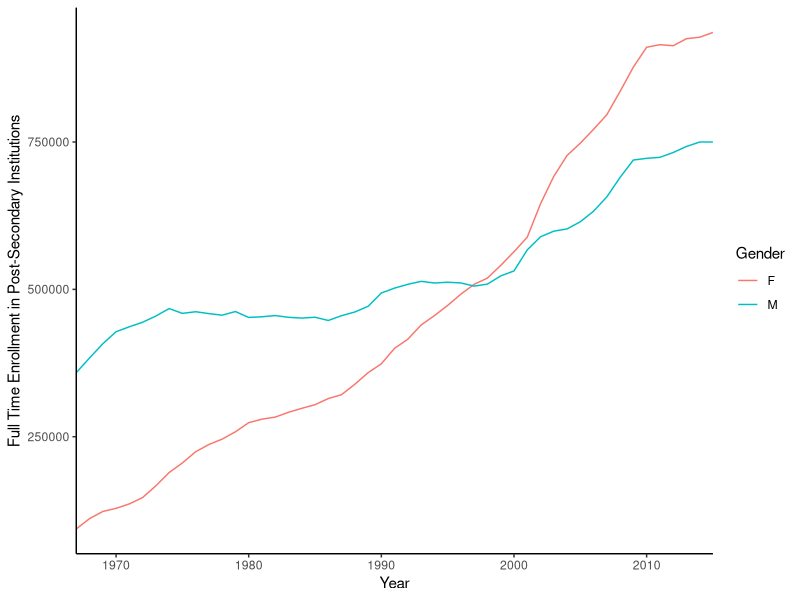
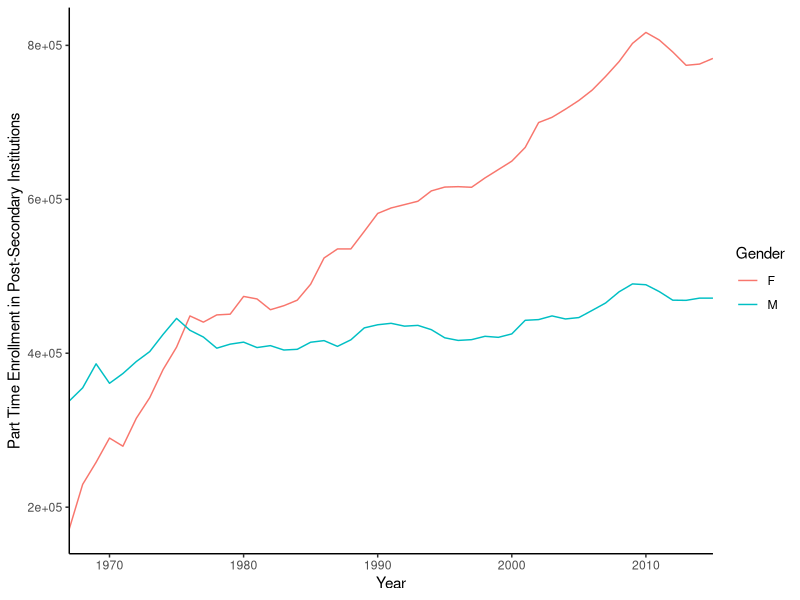
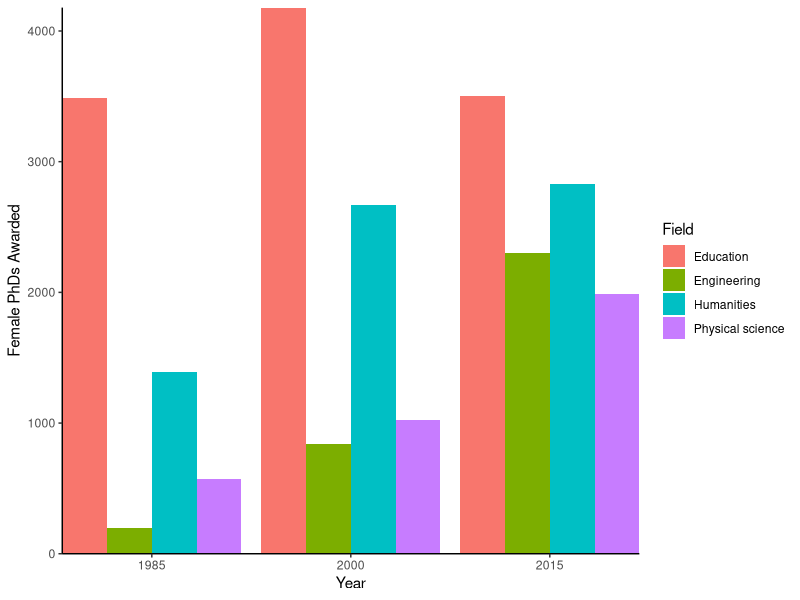

Write R code to recreate these figures, in order.
## ---- chunk 1
knitr::opts_chunk$set(echo = TRUE)
library(tidyverse)



faculty <- read_csv("Faculty_salary_data_cleaned.csv")
grad <- read_csv("Grad_enrollment_cleaned.csv")
grad2 <- read_csv("Grad_enroll_clean2.csv")
median <- read_csv("Median_salary_cleaned.csv")
phd_fields <- read_csv("F_PhD_Fields.csv")
phd_tidy <- read_csv("PhD_tidy.csv")

## ---- chunk 2
# Exploratory line graphs

# full time enrollment men vs women
full_time <- grad2 %>% 
  ggplot(aes(x = Year, y = Full_time)) +
  geom_line(aes(color = Gender)) +
  theme_classic() +
  labs(
    x = "Year",
    y = "Full Time Enrollment in Post-Secondary Institutions"
  ) +
  scale_x_continuous(expand=c(0,0))

full_time

# part time enrollment men vs women 

part_time <- grad2 %>% 
  ggplot(aes(x = Year, y = Part_time)) +
  geom_line(aes(color = Gender)) +
  theme_classic() +
  labs(
    x = "Year",
    y = "Part Time Enrollment in Post-Secondary Institutions"
  ) +
  scale_x_continuous(expand=c(0,0))

part_time


## ---- chunk 3

# exploratory 

phd_shifts <- phd_tidy %>% 
  filter(Field == "Physical science" | Field == "Engineering" | Field == "Education" | Field == "Humanities", Sex    == "F") %>% 
  ggplot(aes(x = Year, y = Number)) +
  geom_col(aes(fill = Field), position = "dodge") +
  scale_x_continuous(expand=c(0,0), breaks = seq(1985,2015, by=15)) +
  scale_y_continuous(expand=c(0,0)) +
  theme_classic() +
  labs(
    x = "Year",
    y = "Female PhDs Awarded"
  )

phd_shifts




## ---- chunk 4
# Comparing medians use Mann-Whitney U.

################## Compare median salaries for post-doc positions ################

#First test for equal variance

# Mann-Whitney U

# Cliffs Delta (effect size)

# Actual difference in medians 

# sample size and sd 
## ---- chunk 5

